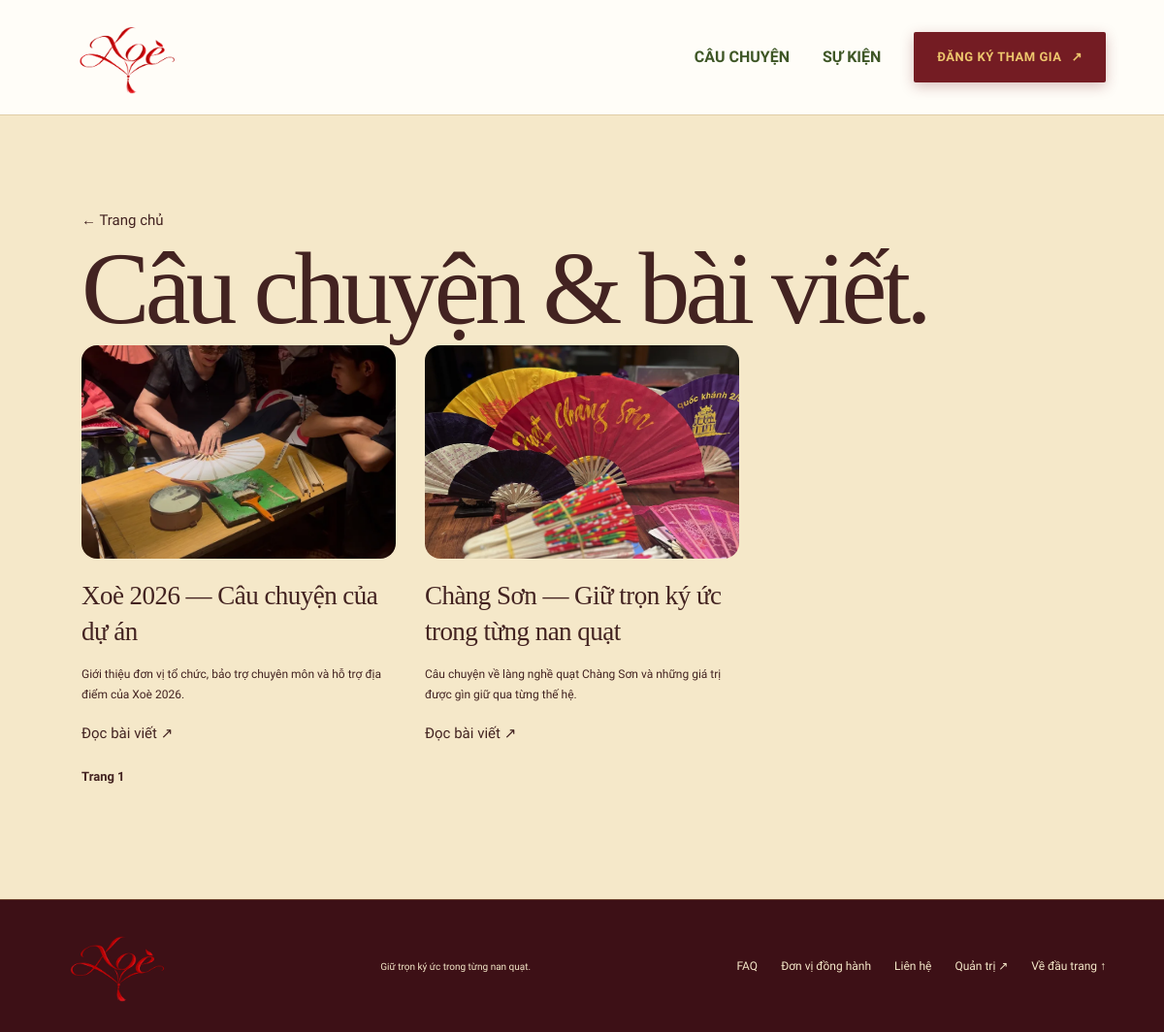
/public/posts.php, run on the app's committed database.
### tables this page shows
CREATE TABLE IF NOT EXISTS posts (
 id INT UNSIGNED AUTO_INCREMENT PRIMARY KEY,
 title VARCHAR(180) NOT NULL, excerpt VARCHAR(500) NOT NULL,
 show_on_home TINYINT(1) NOT NULL DEFAULT 0,
 body_format VARCHAR(10) NOT NULL DEFAULT 'plain',
 body MEDIUMTEXT NOT NULL, image VARCHAR(255) NOT NULL DEFAULT 'assets/village.jpg',
 published TINYINT(1) NOT NULL DEFAULT 0,
 created_at TIMESTAMP DEFAULT CURRENT_TIMESTAMP,
 updated_at TIMESTAMP DEFAULT CURRENT_TIMESTAMP ON UPDATE CURRENT_TIMESTAMP
);

### public/posts.php (the view)
<?php
require __DIR__.'/../app/bootstrap.php';
$page=max(1,min(100000,(int)($_GET['page'] ?? 1))); $offset=($page-1)*12; $posts=[]; $total=0;
try { $total=(int)db()->query('SELECT COUNT(*) FROM posts WHERE published=1')->fetchColumn(); $posts=query_all("SELECT * FROM posts WHERE published=1 ORDER BY created_at DESC,id DESC LIMIT 12 OFFSET $offset"); }
catch (PDOException $ex) { http_response_code(503); }
?>
<!doctype html><html lang="vi"><head><meta charset="utf-8"><meta name="viewport" content="width=device-width,initial-scale=1"><?php seo('Câu chuyện & bài viết — Xoè 2026','Các bài viết và câu chuyện về quạt Chàng Sơn và hành trình dự án.','posts.php'.($page>1?'?page='.$page:'')); ?><link rel="stylesheet" href="<?= asset_url('assets/style.css') ?>"><script src="<?= asset_url('assets/app.js') ?>" defer></script></head><body><?php site_header(); ?><main class="section" id="noi-dung"><a href="<?= e(site_path('index.php')) ?>" class="back">← Trang chủ</a><h1>Câu chuyện & bài viết.</h1><div class="post-grid"><?php foreach ($posts as $post): ?><article class="post"><a href="post.php?id=<?= (int)$post['id'] ?>"><?= image_tag($post['image'],$post['title']) ?><h2><?= e($post['title']) ?></h2><p><?= e($post['excerpt']) ?></p><span>Đọc bài viết ↗</span></a></article><?php endforeach; ?></div><?php if (!$posts): ?><p><?= http_response_code()===503?'Chưa thể tải bài viết. Vui lòng thử lại sau.':'Chưa có bài viết tại trang này.' ?></p><?php endif; ?><nav class="pagination" aria-label="Phân trang bài viết"><?php if ($page>1): ?><a href="?page=<?= $page-1 ?>">← Trước</a><?php endif; ?><span>Trang <?= $page ?></span><?php if ($offset+12<$total): ?><a href="?page=<?= $page+1 ?>">Tiếp →</a><?php endif; ?></nav></main><?php site_footer(); ?></body></html>

### app/bootstrap.php (shortened to what this page needs)
<?php
function e(?string $value): string { return htmlspecialchars($value ?? '', ENT_QUOTES | ENT_SUBSTITUTE, 'UTF-8'); }
function config(): array {
    static $config;
    if ($config === null) {
        $config = require __DIR__.'/config.example.php';
    }
    return $config;
}
function db(): PDO {
    static $pdo;
    if (!$pdo) {
        $c = config();
        $pdo = new PDO("mysql:host={$c['db_host']};port={$c['db_port']};dbname={$c['db_name']};charset=utf8mb4", $c['db_user'], $c['db_password'], [PDO::ATTR_ERRMODE => PDO::ERRMODE_EXCEPTION, PDO::ATTR_DEFAULT_FETCH_MODE => PDO::FETCH_ASSOC, PDO::ATTR_EMULATE_PREPARES => false]);
        $pdo->exec("SET time_zone = '+07:00'");
    }
    return $pdo;
}
function image_path(string $path): bool {
    return (bool) preg_match('~^assets/[a-zA-Z0-9._/-]+\.(?:png|jpg|jpeg|webp)$~i', $path) && !str_contains($path, '..');
}
function query_all(string $sql): array { return db()->query($sql)->fetchAll(); }
function image_tag(string $path, string $alt, string $attributes='loading="lazy"', string $sizes='(max-width: 700px) 100vw, 50vw'): string {
    $file=__DIR__.'/../public/'.$path;
    $dim=is_file($file)?@getimagesize($file):false;
    $stem=preg_replace('/\.[^.]+$/','',$path); $sources=[];
    foreach ([480,960,1600] as $width) {
        if (is_file(__DIR__.'/../public/'.$stem.'-'.$width.'.webp')) $sources[]=$stem.'-'.$width.'.webp '.$width.'w';
    }
    $src=is_file(__DIR__.'/../public/'.$stem.'.webp') ? $stem.'.webp' : $path;
    if ($sources && $dim && !in_array($dim[0],[480,960,1600],true)) $sources[]=$src.' '.$dim[0].'w';
    return '<img src="'.e($src).'" alt="'.e($alt).'" '.($dim?'width="'.$dim[0].'" height="'.$dim[1].'" ':'').'decoding="async" '.$attributes.($sources?' srcset="'.e(implode(', ',$sources)).'" sizes="'.e($sizes).'"':'').'>';
}
require_once __DIR__.'/views.php';

### public/assets/style.css (style rules this page uses)
:root { --paper:#f5e8c9;--red:#741c23;--deep:#3d1016;--gold:#edc66d;--rust:#9b272b;--ink:#432321;--line:rgba(116,28,35,.23) }
* { box-sizing:border-box }
html { scroll-behavior:smooth;scroll-padding-top:100px }
body { margin:0;background:var(--paper);color:var(--ink);font:15px/1.75 'Be Vietnam Pro',Arial,sans-serif }
a { color:inherit;text-decoration:none }
button,a,input,textarea,select,summary { -webkit-tap-highlight-color:transparent }
img { max-width:100%;display:block }
h1,h2,h3,p,figure { margin:0 }
h1,h2 { font-family:'Playfair Display',Georgia,serif;font-weight:500;line-height:1.1;letter-spacing:-.045em }
h1 { font-size:clamp(70px,8.8vw,138px) }
h2 { font-size:clamp(40px,4.5vw,70px) }
nav { display:flex;align-items:center;gap:24px;font-size:12px;font-weight:600 }
.section { padding:95px 7% }
.post-grid { display:grid;grid-template-columns:repeat(3,1fr);gap:30px }
.post img { width:100%;height:220px;object-fit:cover;margin-bottom:20px }
.post p:not(.eyebrow) { font-size:12px;margin:16px 0 }
.pagination { display:flex;justify-content:space-between;padding:20px 0;font-size:13px }
.story-image img,.gallery-item img,.post img { filter:sepia(.22) saturate(.82) }
.gallery-item img[src*="assets/"],.post img[src*="assets/"] { filter:none }
html { scroll-padding-top:124px }
.post h2 { font-size:27px;line-height:1.35;letter-spacing:-.02em;overflow-wrap:anywhere }
:root { --photo-radius:16px }
main img:not([aria-hidden="true"]),dialog img { border-radius:var(--photo-radius) }

### data on the page
posts: shows a picture, title "Xoè 2026 — Câu chuyện của dự án", excerpt "Giới thiệu đơn vị tổ chức, bảo trợ chuyên môn và hỗ trợ địa điểm của Xoè 2026."
posts: shows a picture, title "Chàng Sơn — Giữ trọn ký ức trong từng nan quạt", excerpt "Câu chuyện về làng nghề quạt Chàng Sơn và những giá trị được gìn giữ qua từng thế hệ."

### other printed values
$page "1"
